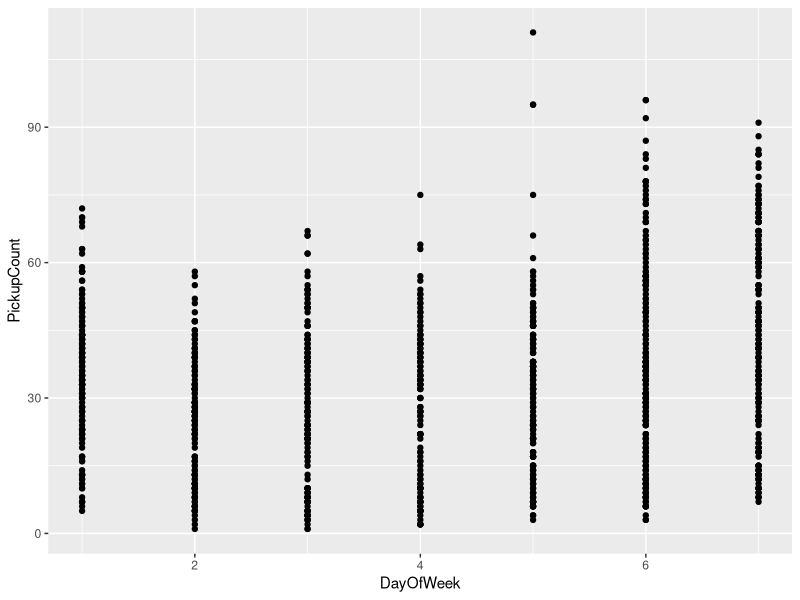
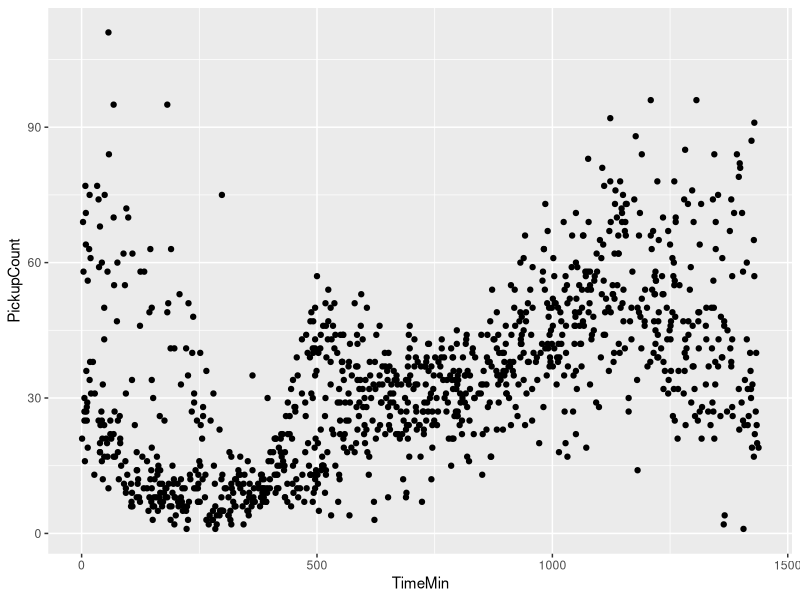
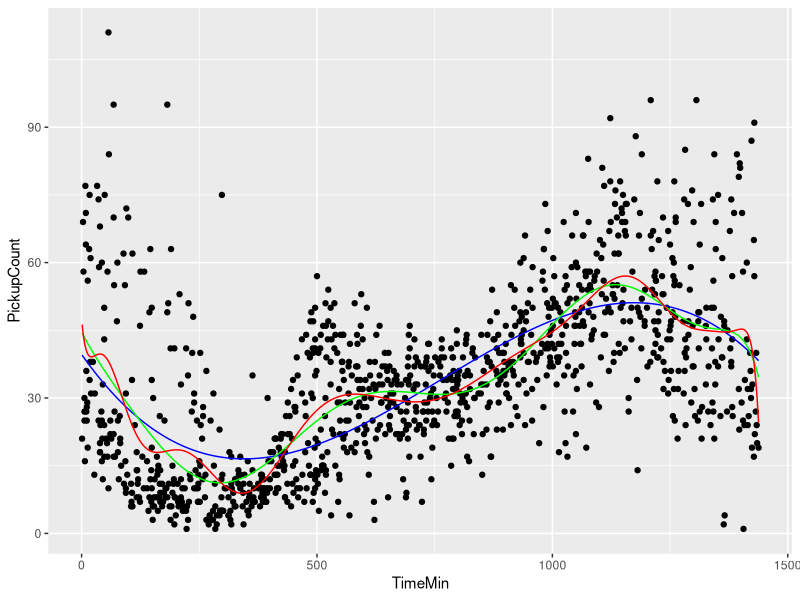
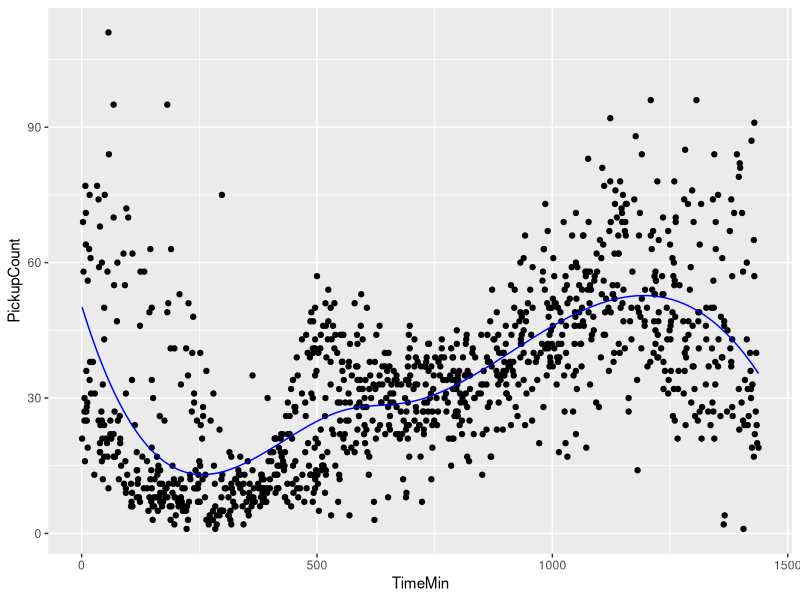
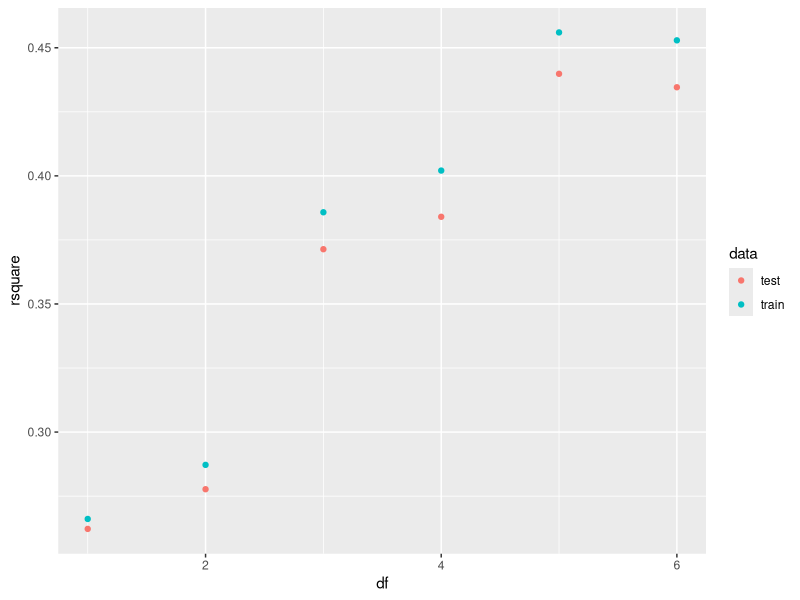
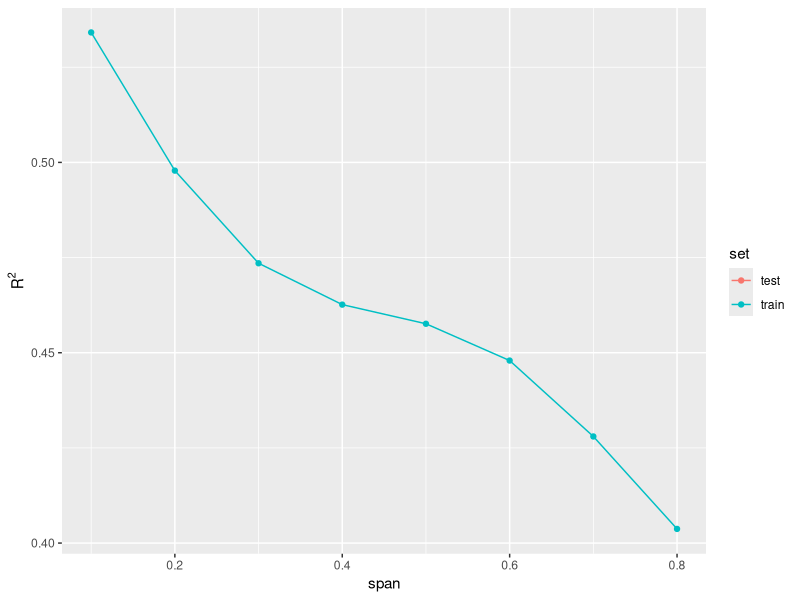
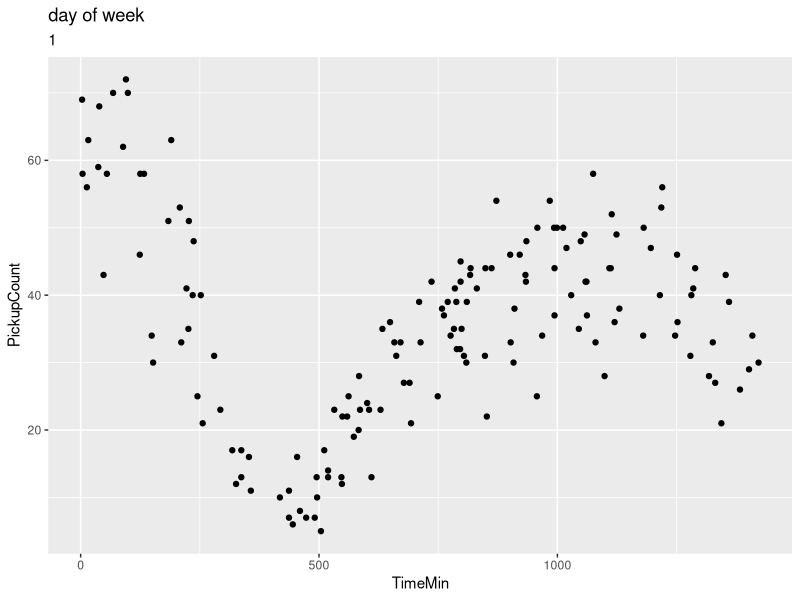
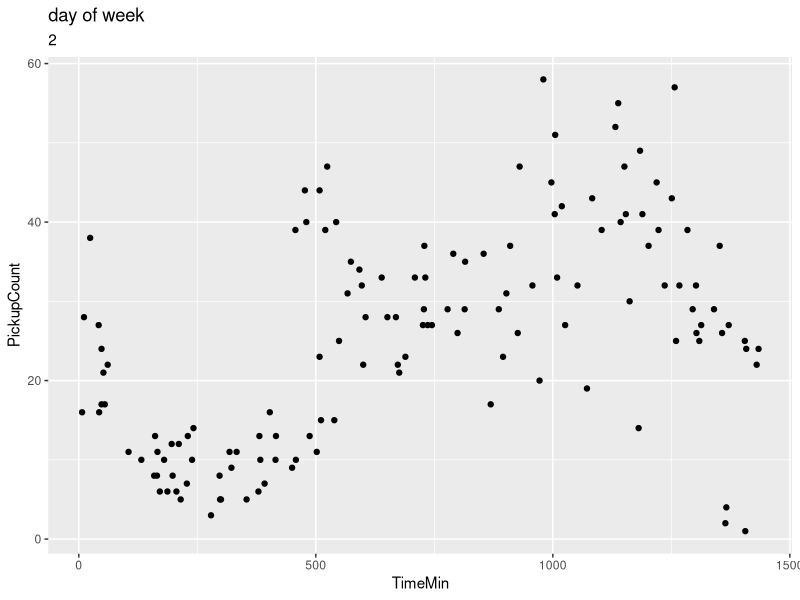

Generate these figures, in order, with R:
## ---- chunk 1
knitr::opts_chunk$set(echo = TRUE)
## ---- chunk 2
taxi_train <- read.table('dataset_1_train.txt', sep = ',', header =TRUE)
taxi_test <- read.table('dataset_1_test.txt', sep = ',', header =TRUE)
taxi_train
## ---- chunk 3
library(ggplot2)
ggplot(taxi_train, aes(x = DayOfWeek, y = PickupCount)) + 
  geom_point()
ggplot(taxi_train, aes(x = TimeMin, y = PickupCount)) + 
  geom_point()
## ---- chunk 4
rsq = function(model, data, y) {
  y <- data[[y]]
  predict <- predict(model, newdata = data)
  tss = sum((y - mean(y))^2)
  rss = sum((y-predict)^2)
  rsq_ = max(0, 1 - rss/tss)
  return(rsq_)
}
## ---- chunk 5
poly_3 <- lm(PickupCount ~ poly(TimeMin, degree = 3, raw = TRUE), data = taxi_train)
poly_10 <- lm(PickupCount ~ poly(TimeMin, degree = 10, raw = TRUE), data = taxi_train)
poly_25 <- lm(PickupCount ~ poly(TimeMin, degree = 25, raw = TRUE), data = taxi_train)

taxi.predict <- data.frame(taxi_train, pred_3 = predict(poly_3), pred_10 = predict(poly_10), pred_25 = predict(poly_25))
ggplot(taxi.predict, aes(x = TimeMin, y=PickupCount)) + 
  geom_point() + 
  geom_line(aes(y = pred_3), colour="blue") + 
  geom_line(aes(y = pred_10), colour = "green") + 
  geom_line(aes(y = pred_25), colour = "red") + 
  ylab(label="PickupCount") + 
  xlab("TimeMin")
## ---- chunk 6
accuracy <- data.frame('model'='3rd degree poly', 'train_rsquared'=rsq(poly_3, taxi_train,'PickupCount'), 'test_rsquared'=rsq(poly_3, taxi_test,'PickupCount'))
accuracy <- rbind(accuracy, data.frame('model' = '10th degree poly', 'train_rsquared'=rsq(poly_10, taxi_train,'PickupCount'), 'test_rsquared'=rsq(poly_10, taxi_test,'PickupCount')))
accuracy <- rbind(accuracy, data.frame('model' = '25th degree poly', 'train_rsquared'=rsq(poly_25, taxi_train,'PickupCount'), 'test_rsquared'=rsq(poly_25, taxi_test,'PickupCount')))
## ---- chunk 7
library(splines)
quarts = quantile(taxi_train$TimeMin,probs=c(0.4,0.5,0.7))
cubicbspline=lm(PickupCount~bs(TimeMin,knots=quarts),data=taxi_train)

accuracy <- rbind(accuracy, data.frame('model' = 'Cubic spline', 'train_rsquared'=rsq(cubicbspline, taxi_train,'PickupCount'), 'test_rsquared'=rsq(cubicbspline, taxi_test,'PickupCount')))


taxi.predict['cubicsplinepred'] <- predict(cubicbspline)
ggplot(taxi.predict, aes(x = TimeMin, y=PickupCount)) + 
  geom_point() + 
  geom_line(aes(y = cubicsplinepred), colour="blue") + 
  ylab(label="PickupCount") + 
  xlab("TimeMin")
## ---- chunk 8
accuracy
## ---- chunk 9
## degrees of freedon

dfs <- 1:6
## create k partitions
taxi_train$splits <- cut(sample(1:nrow(taxi_train), 
                            nrow(taxi_train)), 
                     breaks = 5, 
                     labels = FALSE)

model.performance <- function(df, train, test) {
    mod <- lm(PickupCount ~ ns(TimeMin, df = df), data = train)
    c(train.r2 = rsq(mod, train, "PickupCount"),
      test.r2 = rsq(mod, test, "PickupCount"))
}

## iterate over the splits, holding each one out as the test set.
perform.5fold <- lapply(
  unique(taxi_train$splits), 
  function(split) {
    train <- taxi_train$split == split
    mt.train <- taxi_train[train, ]
    mt.test <- taxi_train[-train, ]
    data.frame(t(sapply(dfs, model.performance, 
                   train = mt.train,
                   test = mt.test)),
          df = dfs)
  }
)

## collect the k sets of model statistics in a data.frame
perform.5fold <- do.call(rbind, perform.5fold)

## aggregate across the k sets, averaging model statistics for each df
perform.5fold <- lapply(split(perform.5fold, perform.5fold$df),
                        function(x) {
                          data.frame(rsquare = c(mean(x$train.r2),
                                                 mean(x$test.r2)),
                                     data = c("train", "test"),
                                     df = unique(x$df))
                        })

## collect the results
perform.5fold <- do.call(rbind, perform.5fold)

## plot the results
ggplot(perform.5fold, aes(x = df, y = rsquare, color = data)) +
  geom_point()
## ---- chunk 10
nspline <- lm(PickupCount ~ ns(TimeMin, df = 6), data = taxi_train)
accuracy <- rbind(accuracy, data.frame('model' = 'Natural Cubic spline with 6 degree of freedom', 'train_rsquared'=rsq(nspline, taxi_train,'PickupCount'), 'test_rsquared'=rsq(nspline, taxi_test,'PickupCount')))
accuracy
## ---- chunk 11
spline = smooth.spline(taxi_train$TimeMin, taxi_train$PickupCount, cv=TRUE)
spline['spar']
## ---- chunk 12
fitsmoothspline = smooth.spline(taxi_train$TimeMin, taxi_train$PickupCount, spar = spline['spar'])

splinersq = function(pred, y) {
  tss = sum((y - mean(y))^2)
  rss = sum((y-pred)^2)
  rsq_ = max(0, 1 - rss/tss)
  return(rsq_)
}
pred_train <- predict(fitsmoothspline, taxi_train$TimeMin)$y
pred_test <- predict(fitsmoothspline, taxi_test$TimeMin)$y

accuracy <- rbind(accuracy, data.frame('model' = 'Smoothing spline', 'train_rsquared'=splinersq(pred_train, taxi_train$PickupCount), 'test_rsquared'=splinersq(pred_test, taxi_test$PickupCount)))
## ---- chunk 13
accuracy
## ---- chunk 14
loess_5foldcv = function(data_set){
  data_set$splits <- cut(sample(1:nrow(data_set), 
                            nrow(data_set)), 
                     breaks = 5, 
                     labels = FALSE)
  spans <- seq(0.1, 0.8, by = 0.1)

## iterate over the splits, holding each one out as the test set.
perform.5fold <- list()
for(split in data_set$splits) {
  train <- data_set$split == split
  mt.train <- data_set[train, ]
  mt.test <- data_set[-train, ]
  
  train.r2 <- c()
  test.r2 <- c()
  
  for(sp in spans) {
    mod <- loess(PickupCount ~ TimeMin, span = sp, data = mt.train)
    train.r2 <- c(train.r2, rsq(mod, mt.train, "PickupCount"))
    test.r2 <- c(test.r2, rsq(mod, mt.test, "PickupCount"))
  }
  
  loess.r2 <- data.frame(span = c(spans, spans),
                       set = rep(c("train", "test"), each = length(spans)),
                       r2 = c(train.r2, test.r2))
  perform.5fold <- c(perform.5fold, list(loess.r2))
}

## collect the k sets of model statistics in a data.frame
perform.5fold <- do.call(rbind, perform.5fold)

## aggregate across the k sets, averaging model statistics for each df
perform.5fold <- aggregate(perform.5fold$r2, perform.5fold[c("span", "set")], FUN = mean)

## plot the results
ggplot(perform.5fold, aes(x = span, y = x)) +
  geom_point() +
  geom_line() +
  ylab(expression(R^2))
}
## ---- chunk 15
spans <- seq(0.1, 0.8, by = 0.1)

## iterate over the splits, holding each one out as the test set.
perform.5fold <- list()
for(split in taxi_train$splits) {
  train <- taxi_train$split == split
  mt.train <- taxi_train[train, ]
  mt.test <- taxi_train[-train, ]
  
  train.r2 <- c()
  test.r2 <- c()
  
  for(sp in spans) {
    mod <- loess(PickupCount ~ TimeMin, span = sp, data = mt.train)
    train.r2 <- c(train.r2, rsq(mod, mt.train, "PickupCount"))
    test.r2 <- c(test.r2, rsq(mod, mt.test, "PickupCount"))
  }
  
  loess.r2 <- data.frame(span = c(spans, spans),
                       set = rep(c("train", "test"), each = length(spans)),
                       r2 = c(train.r2, test.r2))
  perform.5fold <- c(perform.5fold, list(loess.r2))
}

## collect the k sets of model statistics in a data.frame
perform.5fold <- do.call(rbind, perform.5fold)

## aggregate across the k sets, averaging model statistics for each df
perform.5fold <- aggregate(perform.5fold$r2, perform.5fold[c("span", "set")], FUN = mean)

## plot the results
ggplot(perform.5fold, aes(x = span, y = x, color = set)) +
  geom_point() +
  geom_line() +
  ylab(expression(R^2))
## ---- chunk 16
loess_model <- loess(PickupCount ~ TimeMin, span = 0.1, data = taxi_train)
accuracy <- rbind(accuracy, data.frame('model' = 'Locally weighted regression model', 'train_rsquared'=rsq(loess_model, taxi_train,'PickupCount'), 'test_rsquared'=rsq(loess_model, taxi_test,'PickupCount')))
accuracy
## ---- chunk 17
rsq(loess_model, taxi_train,'PickupCount')
## ---- chunk 18
for (day in 1:7){
  df = taxi_train[taxi_train$DayOfWeek == day, ]
  print(ggplot(df, aes(x = TimeMin, y = PickupCount)) +
  geom_point() +
    ggtitle('day of week ', day))
}
## ---- chunk 19
weekday_train_df = taxi_train[taxi_train$DayOfWeek != 6 & taxi_train$DayOfWeek != 7 , ]
weekend_train_df = taxi_train[taxi_train$DayOfWeek == 6 | taxi_train$DayOfWeek == 7, ]
weekday_test_df = taxi_test[taxi_test$DayOfWeek != 6 & taxi_test$DayOfWeek != 7 , ]
weekend_test_df = taxi_test[taxi_test$DayOfWeek == 6 | taxi_test$DayOfWeek == 7, ]
## ---- chunk 20
ggplot(weekday_train_df, aes(x = TimeMin, y = PickupCount)) +
  geom_point() +
    ggtitle('Weekday pickups ', day) + ylim(0, 100)
ggplot(weekend_train_df, aes(x = TimeMin, y = PickupCount)) +
  geom_point() +
    ggtitle('Weekend pickups', day) + ylim(0, 100)
## ---- chunk 21
loess_5foldcv(weekday_train_df)
## ---- chunk 22
loess_5foldcv(weekend_train_df)
## ---- chunk 23
weekend_model = loess(PickupCount ~ TimeMin, span = 0.1, data = weekend_train_df)
weekday_model = loess(PickupCount ~ TimeMin, span = 0.1, data = weekday_train_df)
## ---- chunk 24
loess_accuracy <- data.frame('model'='loess', 'test_rsquared'=rsq(loess_model, taxi_test,'PickupCount'))
loess_accuracy <- rbind(loess_accuracy, data.frame('model'='Loess weekday model on weekday test set', 'test_rsquared'=rsq(weekday_model, weekday_test_df,'PickupCount')))
loess_accuracy <- rbind(loess_accuracy, data.frame('model'='Loess weekend model on weekend test set', 'test_rsquared'=rsq(weekend_model, weekend_test_df,'PickupCount')))
loess_accuracy <- rbind(loess_accuracy, data.frame('model'='Loess model on weekend test set', 'test_rsquared'=rsq(loess_model, weekend_test_df,'PickupCount')))
loess_accuracy <- rbind(loess_accuracy, data.frame('model'='Loess model on weekday test set', 'test_rsquared'=rsq(loess_model, weekday_test_df,'PickupCount')))
## ---- chunk 25
loess_accuracy
